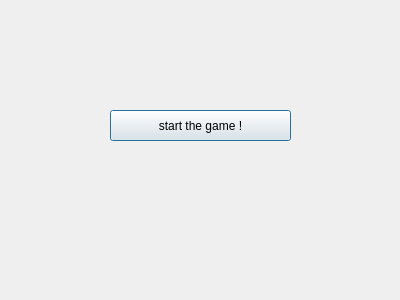
<?xml version="1.0" encoding="UTF-8"?>
<ui version="4.0">
 <class>Dialog</class>
 <widget class="QDialog" name="Dialog">
  <property name="geometry">
   <rect>
    <x>0</x>
    <y>0</y>
    <width>400</width>
    <height>300</height>
   </rect>
  </property>
  <property name="windowTitle">
   <string>Dialog</string>
  </property>
  <widget class="QPushButton" name="pushButton">
   <property name="geometry">
    <rect>
     <x>110</x>
     <y>110</y>
     <width>181</width>
     <height>31</height>
    </rect>
   </property>
   <property name="text">
    <string>start the game !</string>
   </property>
  </widget>
 </widget>
 <resources/>
 <connections/>
</ui>
